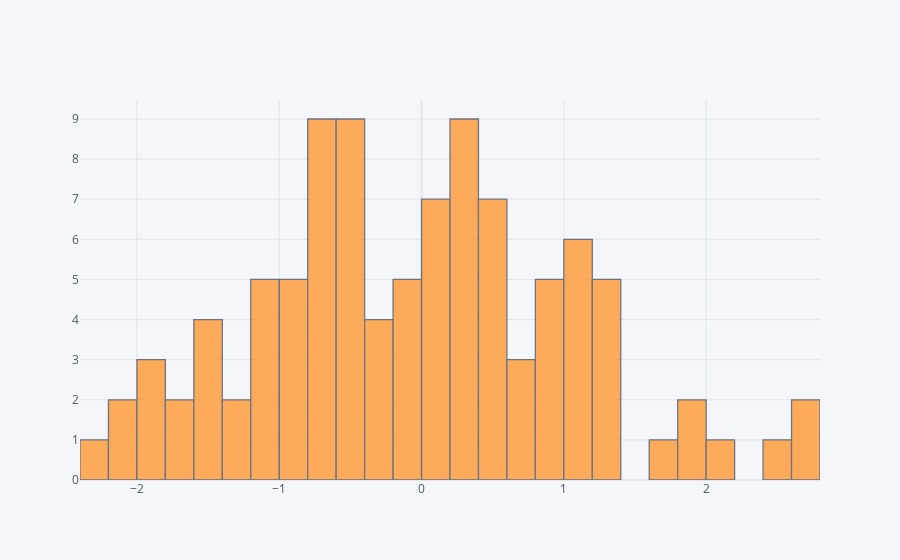

Notebook cell for this chart:
### Code cell
df['A'].iplot(kind='hist',bins=25)

### Figure 1 — Plotly figure (JSON) as saved in the notebook; plotly's stock layout.template omitted (floating-point values rounded to 4 significant figures)
{"data": [{"histfunc": "count", "histnorm": "", "marker": {"color": "rgba(255, 153, 51, 1.0)", "line": {"color": "#4D5663", "width": 1.3}}, "name": "A", "nbinsx": 25, "opacity": 0.8, "orientation": "v", "type": "histogram", "x": [2.645, 0.578, 0.2724, 0.1818, 0.5848, -1.692, -0.1037, 0.8194, 1.036, -0.5166, -0.3086, 0.202, 0.3239, 1.304, -0.7848, 0.09146, -0.5962, 1.383, 2.018, -0.6299, -0.7233, 0.08977, -1.068, 0.8701, 0.1518, -1.139, 1.643, -0.8264, 0.2945, -2.163, 0.6045, 0.7062, -1.806, 1.019, -1.386, 0.8347, 2.491, 0.8507, -0.7434, 0.2778, 0.5011, 1.026, -0.2151, 1.283, -0.2415, -0.1908, -0.823, -1.838, -0.5786, 1.038, 0.5641, -0.7408, -0.8743, 1.059, -0.4446, -1.192, -0.8913, 2.7, 1.805, -1.577, -0.08371, 1.368, -0.4002, 0.61, 1.05, -0.8061, -0.5226, 0.1945, 0.2885, -1.95, 1.211, -0.4243, -1.578, 0.5296, -2.002, 1.809, -0.2684, -1.429, 0.3582, 0.8185, -0.07495, -1.04, -1.238, 0.4531, 0.07933, 0.2579, -0.4647, -0.7363, 0.1125, -1.632, -0.6967, -0.4635, 0.3848, -0.7977, 0.5153, -2.261, -0.08613, -1.461, -0.7548, -1.025]}], "layout": {"barmode": "overlay", "legend": {"bgcolor": "#F5F6F9", "font": {"color": "#4D5663"}}, "paper_bgcolor": "#F5F6F9", "plot_bgcolor": "#F5F6F9", "title": {"font": {"color": "#4D5663"}}, "xaxis": {"gridcolor": "#E1E5ED", "showgrid": true, "tickfont": {"color": "#4D5663"}, "title": {"font": {"color": "#4D5663"}, "text": ""}, "zerolinecolor": "#E1E5ED"}, "yaxis": {"gridcolor": "#E1E5ED", "showgrid": true, "tickfont": {"color": "#4D5663"}, "title": {"font": {"color": "#4D5663"}, "text": ""}, "zerolinecolor": "#E1E5ED"}}}
